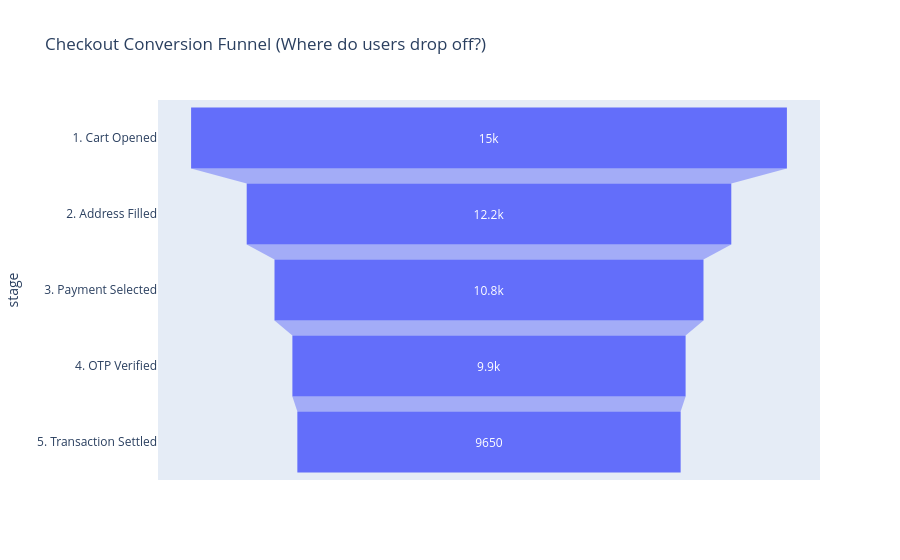

The code cell stored with this chart in its notebook:
### Markdown cell above
### 🔹 Conversion Funnels: `px.funnel()`
- **What it does:** Creates an interactive conversion funnel chart visualizing volume dropout and retention across linear stages.
- **Syntax:** `plotly.express.funnel(data_frame=None, x=None, y=None, color=None, hover_name=None, hover_data=None, title=None, template=None, width=None, height=None)`
- **Key Note:** Commonly used in fintech payment authorization checkout and customer conversion pipelines.
- **Dataset Application & Code Demonstration:** Executes Conversion Funnels on the transaction DataFrame (`df`) to inspect and transform tabular features.

### Code cell
funnel_df = pd.DataFrame({
    'stage': ['1. Cart Opened', '2. Address Filled', '3. Payment Selected', '4. OTP Verified', '5. Transaction Settled'],
    'users': [15000, 12200, 10800, 9900, 9650]
})

fig = px.funnel(funnel_df, x='users', y='stage', title='Checkout Conversion Funnel (Where do users drop off?)')
fig.show()

### Figure 1 — Plotly figure (JSON) as saved in the notebook; plotly's stock layout.template omitted (floating-point values rounded to 4 significant figures)
{"data": [{"hovertemplate": "users=%{x}<br>stage=%{y}<extra></extra>", "legendgroup": "", "marker": {"color": "#636efa"}, "name": "", "orientation": "h", "showlegend": false, "type": "funnel", "x": [15000, 12200, 10800, 9900, 9650], "xaxis": "x", "y": ["1. Cart Opened", "2. Address Filled", "3. Payment Selected", "4. OTP Verified", "5. Transaction Settled"], "yaxis": "y"}], "layout": {"legend": {"tracegroupgap": 0}, "title": {"text": "Checkout Conversion Funnel (Where do users drop off?)"}, "xaxis": {"anchor": "y", "domain": [0.0, 1.0], "title": {"text": "users"}}, "yaxis": {"anchor": "x", "domain": [0.0, 1.0], "title": {"text": "stage"}}}}
